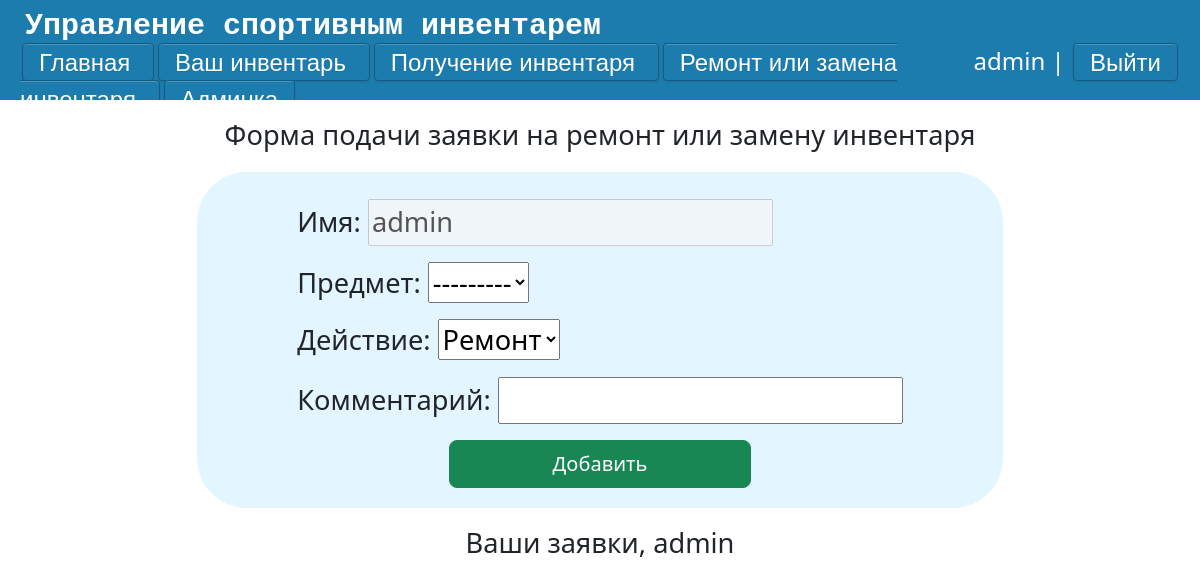
The page /application-repair (signed in) on the database as committed earlier.
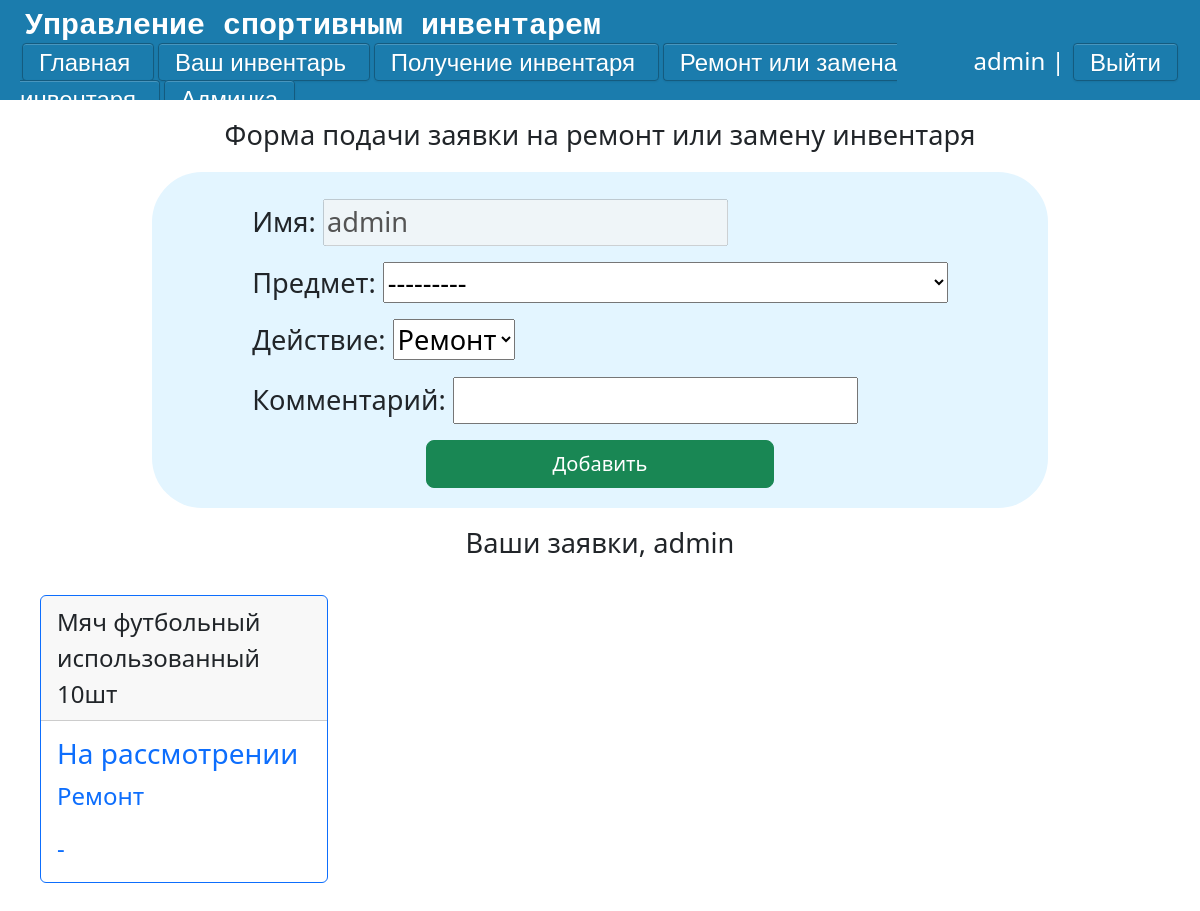
The same page on the database as committed later.
### main/models.py (models this page shows, shortened)
class Applications_repair(models.Model):
    CHOICES = {'Ремонт': 'Ремонт', 'Замена': 'Замена'}
    state = {'На рассмотрении': 'На рассмотрении', 'Выполнено': 'Выполнено', 'Отказано': 'Отказано'}
    username = models.CharField('Имя',max_length=100)
    Request = models.ForeignKey('Goods' ,on_delete=models.CASCADE,null=True,verbose_name='Предмет')
    Aim = models.CharField('Действие',choices=CHOICES,default='Ремонт',max_length=100)
    Comment = models.CharField('Комментарий', max_length=150)
    Status = models.CharField('Статус заявки',default='На рассмотрении', choices=state,max_length=100)
    class Meta:
        verbose_name = "Заявка на ремонт"
        verbose_name_plural  = "Заявки на ремонт"

class Goods(models.Model):
    CONDITION_CHOICES = [
        ('новый', 'новый'),
        ('использованный', 'использованный'),
        ('сломанный', 'сломанный'),
    ]
    goods = models.ForeignKey('Goods_Names',on_delete=models.CASCADE,null=True,verbose_name='Предмет')
    count = models.IntegerField('Количество', default=1,validators=[MinValueValidator(1)])
    rented_count = models.IntegerField('Взято', default=0,validators=[MinValueValidator(0)])
    condition = models.CharField('Состояние', max_length=20, choices=CONDITION_CHOICES)
    created_at = models.DateTimeField('Добавлено', default=timezone.now)
    updated_at = models.DateTimeField('Обновлено', auto_now=True)
    class Meta:
        verbose_name = "Инвентарь"
        verbose_name_plural = "Инвентарь"
    def __str__(self):
        return f"{self.goods} {self.condition} {self.count-self.rented_count}шт"

class Goods_Names(models.Model):
    name_of_good = models.CharField('Название', max_length=30)
    def __str__(self):
        return self.name_of_good
    class Meta:
        verbose_name = "Название инвентаря"
        verbose_name_plural = "Названия инвентаря"

### main/views.py (the view)
# urls.py: path('application-repair', views.ApplicationsForm2, name='application-repair'),
def ApplicationsForm2(request):
    if request.user.is_authenticated:
        g = list(Goods.objects.all())
        r = list(Applications_repair.objects.all())
        user_name = User.objects.get(username=request.user)
        n = Applications_repair.objects.filter(username=user_name)
        if request.method == 'POST':
            form = AddPostForm_repiar(request.POST or None, user=request.user)
            if form.is_valid():
                try:
                    Applications_repair.objects.create(**form.cleaned_data)
                    return  redirect('application-repair')
                except:
                    form.add_error(None,'Ошибка')
        else:
            form=AddPostForm_repiar(user=user_name)
        return render(request, 'main/Application2.html' , {'form': form,'n' : n})
    else:
        return render(request, 'admin/Error.html')

### main/forms.py
class AddPostForm_repiar(forms.Form):
    CHOICES = {'Ремонт':'Ремонт','Замена':'Замена'}
    def __init__(self, *args, **kwargs):
        self.user = kwargs.pop('user', None)
        super(AddPostForm_repiar, self).__init__(*args, **kwargs)
        if self.user:
            self.fields['username'].initial = self.user.username
    username = forms.Field(disabled=True)
    Request = forms.ModelChoiceField(Goods.objects.all())
    Aim = forms.ChoiceField(choices=CHOICES)
    Comment = forms.CharField(max_length=150)

### main/templates/main/Application2.html (shortened to what this page needs)
{% extends 'main/layout.html' %}
{% block content %}
               {% if request.user.is_authenticated %}
                <div class = 'form_user'>
                    <p class = 'form_title'>Форма подачи заявки на ремонт или замену инвентаря</p>
                    <form action="{% url 'application-repair' %}" method="post" class ='form_content'>
                        <p><label for="{{ form.username.id_for_label }}"> Имя:</label> {{form.username}}</p>
                        <p><label for="{{ form.Request.id_for_label }}"> Предмет:</label> {{ form.Request}}</p>
                        <p><label for="{{ form.Request.id_for_label }}"> Действие:</label> {{ form.Aim }}</p>
                        <p><label for="{{ form.Comment.id_for_label }}"> Комментарий:</label> {{ form.Comment }}</p>
                        <div class="d-grid gap-2 col-6 mx-auto">
                            <button type="submit" class = 'btn btn-success btn-lg'>Добавить</button>
                        </div>
                    </form>
                </div>
                    <div class = 'form_forms'>
                        <p class = 'form_forms_p'> Ваши заявки, {{ request.user }} </p>
                    {% for el in n %}
                        <div class = 'review'>
                                <div class="card border-primary mb-3" style="max-width: 18rem;">
                              <div class="card-header">{{el.Request}}</div>
                              <div class="card-body text-primary">
                                <h3 class="card-title">{{el.Status}}</h3>
                                <p class="card-text">{{el.Aim}}</p>
                                <p class="card-text">{{el.Comment}}</p>
                              </div>
                            </div>
                        </div>
                        </div>
                    {% endfor %}
                    </div>
                {% else %}
                    <p class = 'enter_or_reg'>Войдите или зарегистрируйтесь</p>
                {% endif %}
{% endblock %}

Rows that differ between the two databases and show on the page:
added Applications_repair: Request "Мяч футбольный использованный 10шт", Status "На рассмотрении", Aim "Ремонт", Comment "-"
